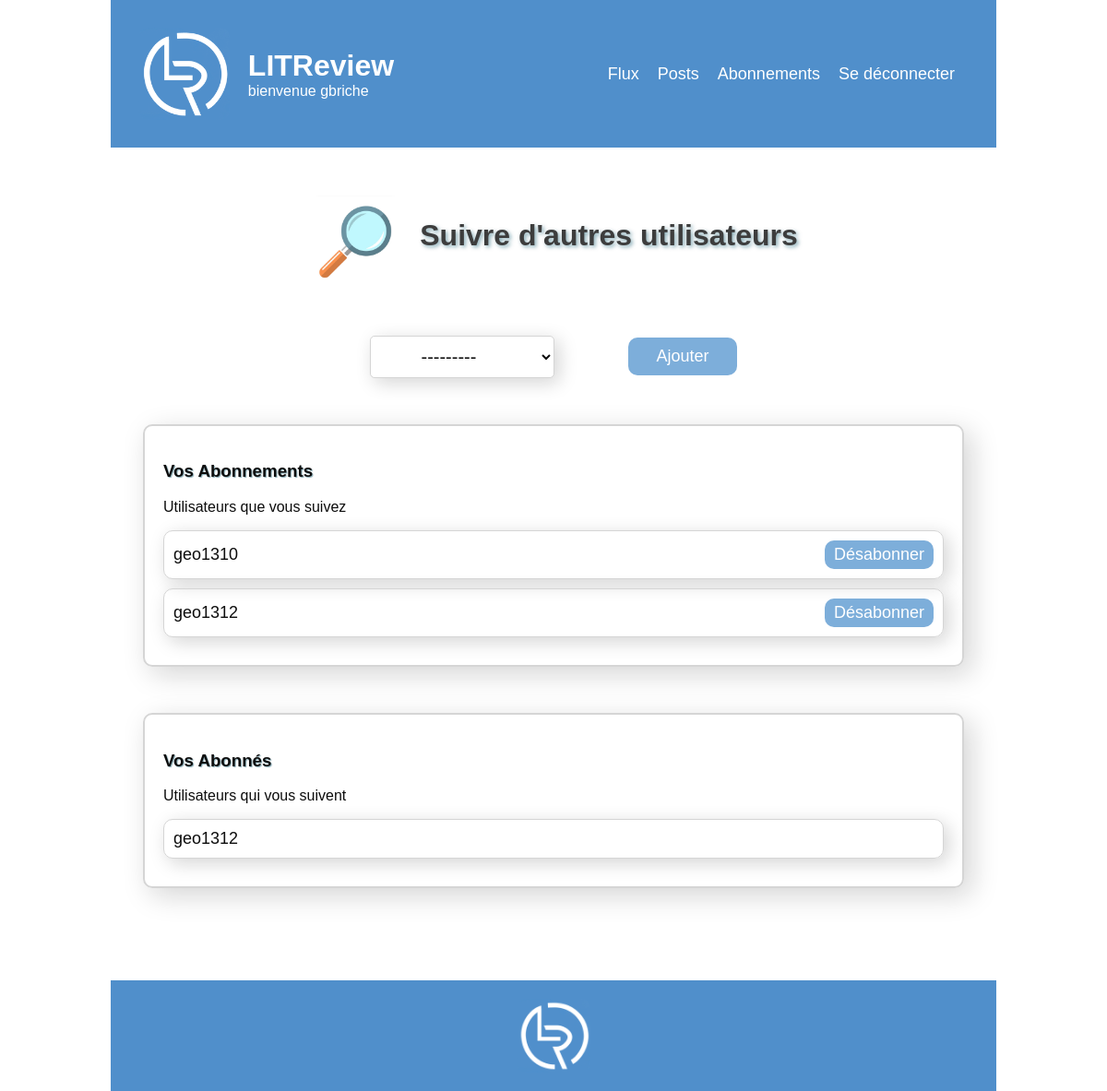
Page /follows/ (signed in) on the earlier database version.
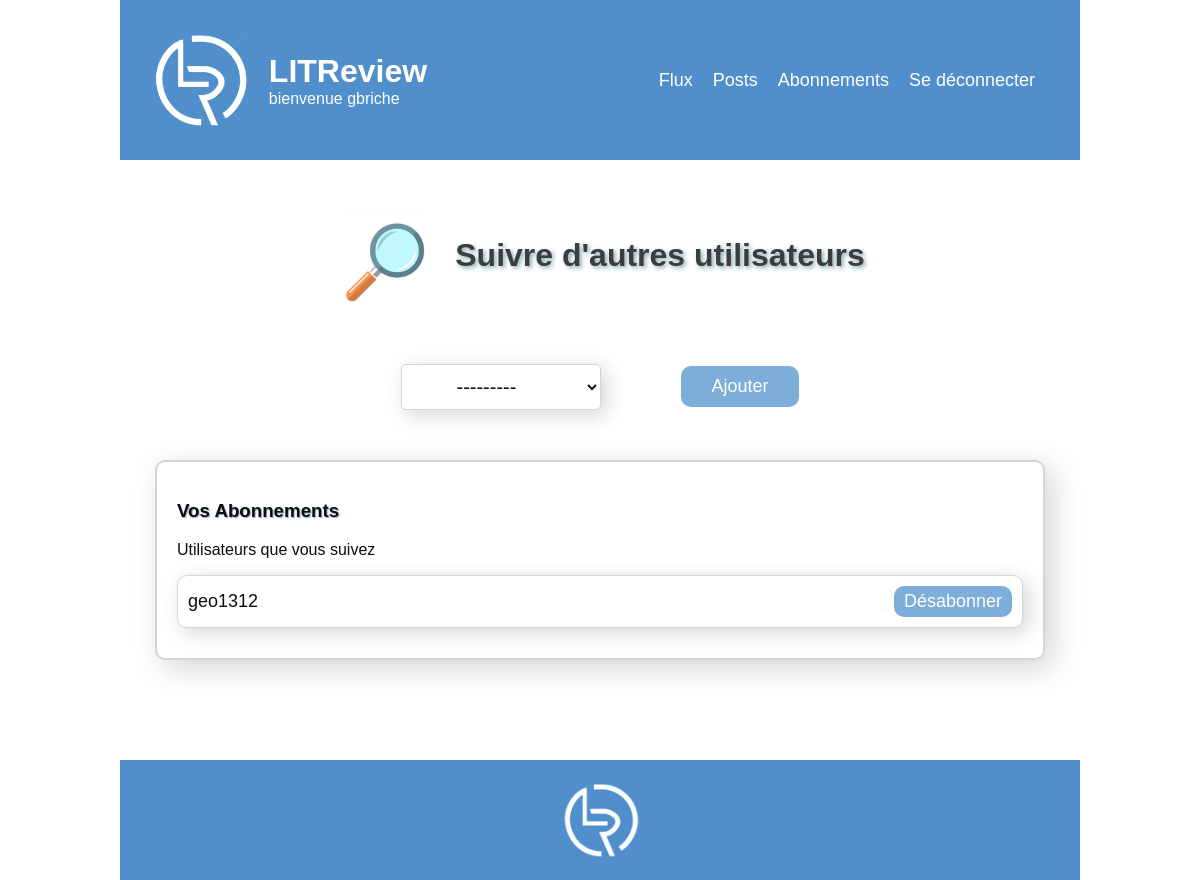
Same page on the later database version.
### authentication/models.py (models this page shows)
class CustomUser(AbstractUser):
    pass

### bookreview/models.py (models this page shows)
class UserFollows(models.Model):
    user = models.ForeignKey(
        settings.AUTH_USER_MODEL, on_delete=models.CASCADE, related_name="following"
    )
    followed_user = models.ForeignKey(
        settings.AUTH_USER_MODEL, on_delete=models.CASCADE, related_name="followed_by"
    )
    class Meta:
        unique_together = (
            "user",
            "followed_user",
        )

### bookreview/views.py (the view)
# urls.py: path("follows/", bookreview.views.follows, name="follows"),
@login_required
def follows(request):
    followings = UserFollows.objects.filter(user=request.user)
    followers = UserFollows.objects.filter(followed_user=request.user)
    if request.method == "POST":
        form = UserFollowsForm(request.POST)
        if form.is_valid():
            try:
                user_follow = form.save(commit=False)
                user_follow.user = request.user
                user_follow.save()
            except IntegrityError:
                messages.error(
                    request,
                    f"L'utilisateur {user_follow.followed_user} est deja dans votre liste de suivis",
                )
                return render(
                    request,
                    "bookreview/follows.html",
                    {"form": form, "followings": followings, "followers": followers},
                )
            return redirect("follows")
    else:
        form = UserFollowsForm()
    context = {
        "form": form,
        "followings": followings,
        "followers": followers,
    }
    return render(request, "bookreview/follows.html", context=context)

### bookreview/forms.py
class UserFollowsForm(forms.ModelForm):
    class Meta:
        model = UserFollows
        fields = ['followed_user']

### bookreview/templates/bookreview/follows.html (shortened to what this page needs)
{% extends 'base.html' %}
{% load static %}
{% block content %}
<div class="follows-page base-page">
    <div class="follows-form-title">
        <div class="icone-title">
            <img src="{% static 'icones/icone-loupe.png' %}" alt="icone loupe">
            <h2>Suivre d'autres utilisateurs</h2>
        </div>
        <div>
            <form method="post" class="follows-form">
                {% for field in form %}
                    <div class="form-field-follows">
                        {{ field }}
                    </div>
                {% endfor %}
                <button type="submit" class="submit-button">Ajouter</button>
            </form>
        </div>
    </div>
    {% if followings %}
        <div class="following">
            <h3>Vos Abonnements</h3>
            <p>Utilisateurs que vous suivez</p>
            <div class="follows-list">
                {% for following in followings %}
                    <div class="follows-item">
                        <span class="follows-username">{{ following.followed_user }}</span>
                        <a href="{% url 'follows_delete' following.id %}" class="follows-button">Désabonner</a>
                    </div>
                {% endfor %}
            </div>
        </div>
    {% endif %}
    {% if followers %}
        <div class="followers">
            <h3>Vos Abonnés</h3>
            <p>Utilisateurs qui vous suivent</p>
            <div class="follows-list">
                {% for follower in followers %}
                    <div class="follows-item">
                        <span class="follows-username">{{ follower.user }}</span>
                    </div>
                {% endfor %}
            </div>
        </div>
    {% endif %}
</div>
{% endblock content %}

### templates/base.html (shortened to what this page needs)
{% load static %}
<!DOCTYPE html>
<html lang="fr">
<head>
    <link rel="stylesheet" href="{% static 'css/style.css' %}">
</head>
<body>
    <header class="header">
        <div class="titre-header">
            <img src="{% static 'logos/lt_logo_white.png' %}" alt="logo header litrevu" class="logo-header-litrevu">
        <div>
            <h1>LITReview</h1>
            {% if user.is_authenticated %}
            <span>bienvenue {{ request.user }}</span>
            {% endif %}
        </div>
        </div>
        {% if user.is_authenticated %}
            <div class="nav">
                <ul>
                    <li>
                        <a href="{% url 'flux' %}">
                            Flux
                        </a>
                    </li>
                    <li>
                        <a href="{% url 'posts' %}">
                            Posts
                        </a>
                    </li>
                    <li>
                        <a href="{% url 'follows' %}">
                            Abonnements
                        </a>
                    </li>
                    <li>
                        <form action="{% url 'logout' %}" method="post" class="logout-form">
                            <button type="submit" class="logout-button">
                                Se déconnecter
                            </button>
                        </form>
                    </li>
                </ul>
            </div>
        {% endif %}
    </header>
    <div class="main">
        {% block content %}{% endblock content %}
    </div>
    <footer class="footer">
        <img class="logo-footer" src="{% static 'logos/lt_logo_white.png' %}" alt="logo footer litreview">
    </footer>
</body>
</html>

### static/css/style.css (style rules this page uses)
html, body { margin: 0; padding: 0; }
html { background-image: url(../images/man_made-book-library-841345.jpeg); background-attachment: fixed; background-repeat: no-repeat; background-size: cover; display: flex; justify-content: center; }
body { width: 80%; opacity: 0.95; font-family: Arial, Verdana, sans-serif; font-size: 100%; }
.main { padding: 50px 10px; display: flex; flex-direction: column; justify-content: space-around; align-items: center; background-color: white; }
.base-page { width: 100%; }
.base-page h2 { color: #333; font-size: 32px; font-weight: bold; margin-bottom: 40px; text-shadow: 2px 2px 4px rgba(4, 81, 104, 0.5); }
.base-page h3 { text-shadow: 1px 1px 1px rgba(4, 81, 104, 0.5); }
img { max-width: 200px; border-radius: 10px; }
.icone-title { display: flex; align-items: center; margin-bottom: 40px; text-shadow: 1px 1px 1px rgba(4, 81, 104, 0.5); }
.icone-title img { width: 100px; margin-right: 20px; }
.header { background-color: #478ac9; color: white; height: 100px; padding: 30px; display: flex; justify-content: space-between; align-items: center; }
.titre-header { display: flex; align-items: center; }
.titre-header h1 { margin: 0; }
.nav ul { display: flex; list-style: none; align-items: center; }
.nav a, .logout-button { text-decoration: none; background: none; border: none; color: white; padding: 5px 5px; margin-right: 10px; font-size: 18px; font-weight: 500; }
.logout-form { margin: 0; }
.header img { height: 100px; margin-right: 20px; }
input[type="text"], input[type="password"], select { width: 80%; padding: 10px; font-size: 20px; border-radius: 10px; box-shadow: 1px 1px 5px lightgrey; border: 1px solid lightgrey; }
select { padding: 10px 50px; border-radius: 5px; box-shadow: 1px 1px 5px black; }
.submit-button { padding: 10px 30px; background-color: #77aad9; color: white; font-size: 18px; border: none; border-radius: 10px; }
.follows-form { display: flex; flex-direction: row; justify-content:center; align-items: center; margin-top: 50px; margin-bottom: 50px; }
#id_followed_user { margin-right: 50px; background-color: #fff; border: 1px solid lightgray; box-shadow: 5px 5px 20px lightgrey; }
.form-field-follows { margin-right: 30px; }
.follows-button { margin-left: 50px; text-decoration: none; background-color: #77aad9; height: 100%; padding: 5px 10px; border-radius: 10px; text-align: center; color: white; }
.follows-page { width: 100%; display: flex; flex-direction: column; justify-content: center; align-items: center; }
.following, .followers { width: 90%; padding: 20px; margin-bottom: 50px; border-radius: 10px; border: 2px solid lightgrey; box-shadow: 8px 8px 30px lightgrey; }
.follows-item { display: flex; align-items: center; justify-content: space-between; margin-bottom: 10px; border: 1px solid lightgray; box-shadow: 5px 5px 20px lightgrey; padding: 10px; border-radius: 10px; font-size: 18px; }
.footer { margin: 0; display: flex; align-items: center; justify-content: center; height: 100px; background-color: #478ac9; color: #fff; padding: 10px 0; }
.logo-footer { height: 80px; }

Differences in the rows shown:
removed UserFollows: followed_user "geo1310", shown under "Vos Abonnements"
removed UserFollows: user "geo1312", shown under "Vos Abonnés"
Other differences:
text no longer shown: "Vos Abonnés Utilisateurs qui vous suivent"
